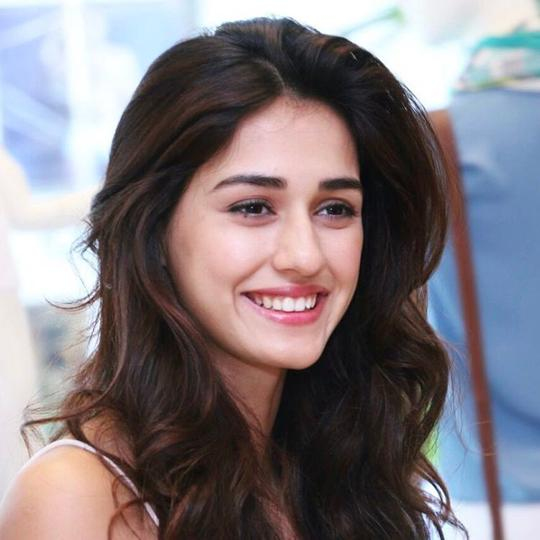
#> input picture PYTHON/thumbnails/1.jpeg, 540 x 540 px
$ python thumnbails.py 1.jpeg
#> lines starting #> are read from the running program, lines starting #| are printed output that depends on the picture
# Note open image you need to install PIL or Pillow
import os, sys
from PIL import Image

sizes = 128, 128

# for will run only if we provide command line argument
# in this case argument if image(.jpeg) file name
for fl in sys.argv[1:]:
	# it will create new file with same name .thumbnail extention
	fl1 = os.path.splitext(fl)[0] + ".thumbnail"
	# chek if its allready a thumbnail
	if fl != fl1:
		try:
			# this will create a new thumbnail file
			images = Image.open(fl)
#> images is the input picture: PIL image 540x540 RGB; mean R, G, B 129.1, 121.5, 126.4
			images.thumbnail(sizes)
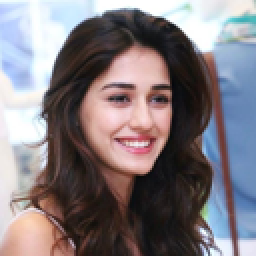
#> images: PIL image 128x128 RGB (shown 2 times larger); mean R, G, B 129.2, 121.6, 126.5
			images.save(fl1, "JPEG")
			# print("created sucessfully")
		except IOError:
			# if IOError Occure
			print("cannot create thumbnail for", fl)

$ run again, on PYTHON/thumbnails/3.jpeg
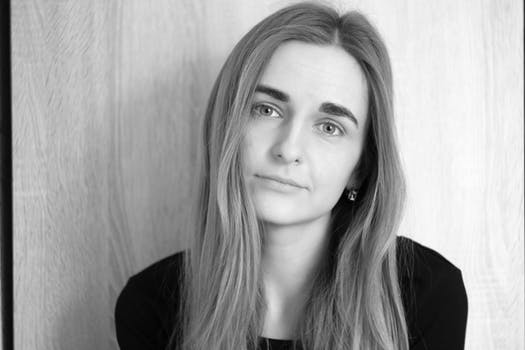
#> input picture PYTHON/thumbnails/3.jpeg, 525 x 350 px
#> images is the input picture: PIL image 525x350 RGB; min 0, max 255, mean 159.7
#> `images.thumbnail(sizes)`:
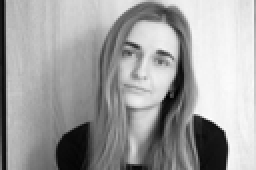
#> images: PIL image 128x85 RGB (shown 2 times larger); min 2, max 253, mean 159.8

$ run again, on PYTHON/thumbnails/4.jpeg
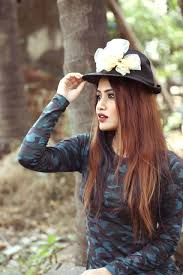
#> input picture PYTHON/thumbnails/4.jpeg, 183 x 275 px
#> images is the input picture: PIL image 183x275 RGB; mean R, G, B 127.3, 114.9, 102.4
#> `images.thumbnail(sizes)`:
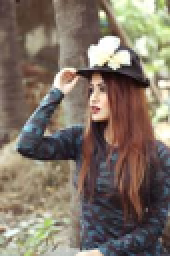
#> images: PIL image 85x128 RGB (shown 2 times larger); mean R, G, B 127.3, 114.8, 102.4
